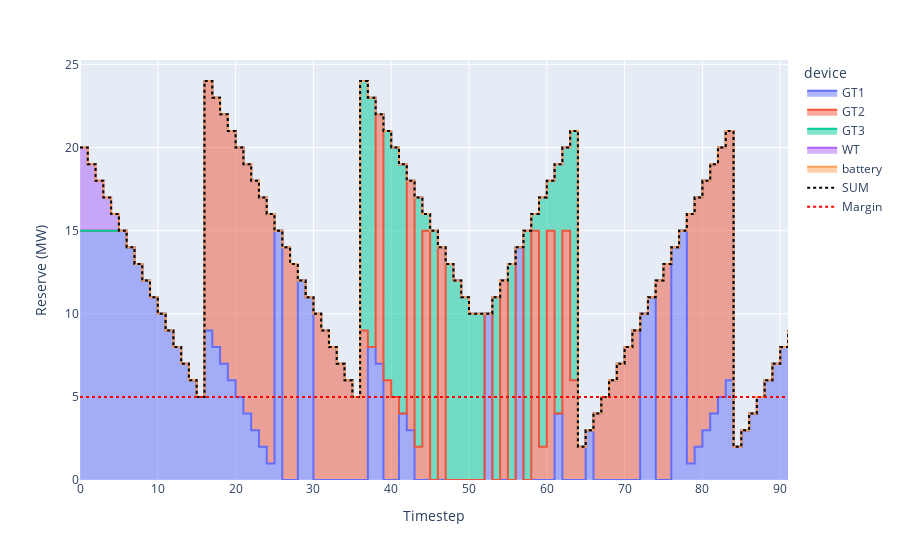

Notebook code for this chart:
### Code cell
oogeso.plots.plotReserve(mc)

### Figure 1 — Plotly figure (JSON) as saved in the notebook; plotly's stock layout.template omitted (floating-point values rounded to 4 significant figures)
{"data": [{"hovertemplate": "device=GT1<br>time=%{x}<br>value=%{y}<extra></extra>", "legendgroup": "GT1", "line": {"color": "#636efa", "shape": "hv"}, "mode": "lines", "name": "GT1", "orientation": "v", "showlegend": true, "stackgroup": "1", "type": "scatter", "x": [0, 1, 2, 3, 4, 5, 6, 7, 8, 9, 10, 11, 12, 13, 14, 15, 16, 17, 18, 19, 20, 21, 22, 23, 24, 25, 26, 27, 28, 29, 30, 31, 32, 33, 34, 35, 36, 37, 38, 39, 40, 41, 42, 43, 44, 45, 46, 47, 48, 49, 50, 51, 52, 53, 54, 55, 56, 57, 58, 59, 60, 61, 62, 63, 64, 65, 66, 67, 68, 69, 70, 71, 72, 73, 74, 75, 76, 77, 78, 79, 80, 81, 82, 83, 84, 85, 86, 87, 88, 89, 90, 91], "xaxis": "x", "y": [15, 15, 15, 15, 15, 15, 14, 13, 12, 11, 10, 9, 8, 7, 6, 5, 9, 8, 7, 6, 5, 4, 3, 2, 1, 15, 0, 0, 12, 11, 0, 0, 0, 0, 0, 0, 0, 8, 7, 0, 0, 4, 3, 0, 0, 0, 0, 0, 0, 0, 0, 0, 10, 0, 0, 0, 14, 0, 0, 0, 0, 4, 0, 0, 0, 3, 0, 0, 0, 0, 0, 0, 10, 11, 0, 0, 14, 15, 1, 2, 3, 4, 5, 6, 2, 3, 4, 5, 6, 7, 8, 9], "yaxis": "y"}, {"hovertemplate": "device=GT2<br>time=%{x}<br>value=%{y}<extra></extra>", "legendgroup": "GT2", "line": {"color": "#EF553B", "shape": "hv"}, "mode": "lines", "name": "GT2", "orientation": "v", "showlegend": true, "stackgroup": "1", "type": "scatter", "x": [0, 1, 2, 3, 4, 5, 6, 7, 8, 9, 10, 11, 12, 13, 14, 15, 16, 17, 18, 19, 20, 21, 22, 23, 24, 25, 26, 27, 28, 29, 30, 31, 32, 33, 34, 35, 36, 37, 38, 39, 40, 41, 42, 43, 44, 45, 46, 47, 48, 49, 50, 51, 52, 53, 54, 55, 56, 57, 58, 59, 60, 61, 62, 63, 64, 65, 66, 67, 68, 69, 70, 71, 72, 73, 74, 75, 76, 77, 78, 79, 80, 81, 82, 83, 84, 85, 86, 87, 88, 89, 90, 91], "xaxis": "x", "y": [0, 0, 0, 0, 0, 0, 0, 0, 0, 0, 0, 0, 0, 0, 0, 0, 15, 15, 15, 15, 15, 15, 15, 15, 15, 0, 14, 13, 0, 0, 10, 9, 8, 7, 6, 5, 9, 0, 15, 6, 5, 0, 15, 2, 15, 0, 14, 0, 0, 0, 0, 0, 0, 0, 12, 0, 0, 0, 15, 2, 15, 0, 15, 6, 2, 0, 4, 5, 6, 7, 8, 9, 0, 0, 12, 13, 0, 0, 15, 15, 15, 15, 15, 15, 0, 0, 0, 0, 0, 0, 0, 0], "yaxis": "y"}, {"hovertemplate": "device=GT3<br>time=%{x}<br>value=%{y}<extra></extra>", "legendgroup": "GT3", "line": {"color": "#00cc96", "shape": "hv"}, "mode": "lines", "name": "GT3", "orientation": "v", "showlegend": true, "stackgroup": "1", "type": "scatter", "x": [0, 1, 2, 3, 4, 5, 6, 7, 8, 9, 10, 11, 12, 13, 14, 15, 16, 17, 18, 19, 20, 21, 22, 23, 24, 25, 26, 27, 28, 29, 30, 31, 32, 33, 34, 35, 36, 37, 38, 39, 40, 41, 42, 43, 44, 45, 46, 47, 48, 49, 50, 51, 52, 53, 54, 55, 56, 57, 58, 59, 60, 61, 62, 63, 64, 65, 66, 67, 68, 69, 70, 71, 72, 73, 74, 75, 76, 77, 78, 79, 80, 81, 82, 83, 84, 85, 86, 87, 88, 89, 90, 91], "xaxis": "x", "y": [0, 0, 0, 0, 0, 0, 0, 0, 0, 0, 0, 0, 0, 0, 0, 0, 0, 0, 0, 0, 0, 0, 0, 0, 0, 0, 0, 0, 0, 0, 0, 0, 0, 0, 0, 0, 15, 15, 0, 15, 15, 15, 0, 15, 1, 15, 0, 13, 12, 11, 10, 10, 0, 11, 0, 13, 0, 15, 1, 15, 3, 15, 5, 15, 0, 0, 0, 0, 0, 0, 0, 0, 0, 0, 0, 0, 0, 0, 0, 0, 0, 0, 0, 0, 0, 0, 0, 0, 0, 0, 0, 0], "yaxis": "y"}, {"hovertemplate": "device=WT<br>time=%{x}<br>value=%{y}<extra></extra>", "legendgroup": "WT", "line": {"color": "#ab63fa", "shape": "hv"}, "mode": "lines", "name": "WT", "orientation": "v", "showlegend": true, "stackgroup": "1", "type": "scatter", "x": [0, 1, 2, 3, 4, 5, 6, 7, 8, 9, 10, 11, 12, 13, 14, 15, 16, 17, 18, 19, 20, 21, 22, 23, 24, 25, 26, 27, 28, 29, 30, 31, 32, 33, 34, 35, 36, 37, 38, 39, 40, 41, 42, 43, 44, 45, 46, 47, 48, 49, 50, 51, 52, 53, 54, 55, 56, 57, 58, 59, 60, 61, 62, 63, 64, 65, 66, 67, 68, 69, 70, 71, 72, 73, 74, 75, 76, 77, 78, 79, 80, 81, 82, 83, 84, 85, 86, 87, 88, 89, 90, 91], "xaxis": "x", "y": [5, 4, 3, 2, 1, 0, 0, 0, 0, 0, 0, 0, 0, 0, 0, 0, 0, 0, 0, 0, 0, -3.553e-15, 3.553e-15, 0, 0, 0, 0, 0, 0, 0, 0, 0, 0, 0, 0, 0, 1.776e-15, 0, 0, 0, 0, 0, 0, 8.882e-16, 0, 0, 0, 0, 0, 0, 0, 0, 0, 0, 0, 0, 0, 0, 0, 8.882e-16, 0, 0, 0, 0, 0, 0, 1.776e-15, 0, 0, 0, 0, 0, 0, 0, 0, 0, 0, 0, 0, 0, 3.553e-15, -3.553e-15, 0, 0, 0, 0, 0, 0, 0, 0, 0, 0], "yaxis": "y"}, {"hovertemplate": "device=battery<br>time=%{x}<br>value=%{y}<extra></extra>", "legendgroup": "battery", "line": {"color": "#FFA15A", "shape": "hv"}, "mode": "lines", "name": "battery", "orientation": "v", "showlegend": true, "stackgroup": "1", "type": "scatter", "x": [0, 1, 2, 3, 4, 5, 6, 7, 8, 9, 10, 11, 12, 13, 14, 15, 16, 17, 18, 19, 20, 21, 22, 23, 24, 25, 26, 27, 28, 29, 30, 31, 32, 33, 34, 35, 36, 37, 38, 39, 40, 41, 42, 43, 44, 45, 46, 47, 48, 49, 50, 51, 52, 53, 54, 55, 56, 57, 58, 59, 60, 61, 62, 63, 64, 65, 66, 67, 68, 69, 70, 71, 72, 73, 74, 75, 76, 77, 78, 79, 80, 81, 82, 83, 84, 85, 86, 87, 88, 89, 90, 91], "xaxis": "x", "y": [0, 0, 0, 0, 0, 0, 0, 0, 0, 0, 0, 0, 0, 0, 0, 0, 0, 0, 0, 0, 0, 0, 0, 0, 0, 0, 0, 0, 0, 0, 0, 0, 0, 0, 0, 0, 0, 0, 0, 0, 0, 0, 0, 0, 0, 0, 0, 0, 0, 0, 0, 0, 0, 0, 0, 0, 0, 0, 0, 0, 0, 0, 0, 0, 0, 0, 0, 0, 0, 0, 0, 0, 0, 0, 0, 0, 0, 0, 0, 0, 0, 0, 0, 0, 0, 0, 0, 0, 0, 0, 0, 0], "yaxis": "y"}, {"line": {"color": "black", "dash": "dot", "shape": "hv"}, "name": "SUM", "type": "scatter", "x": [0, 1, 2, 3, 4, 5, 6, 7, 8, 9, 10, 11, 12, 13, 14, 15, 16, 17, 18, 19, 20, 21, 22, 23, 24, 25, 26, 27, 28, 29, 30, 31, 32, 33, 34, 35, 36, 37, 38, 39, 40, 41, 42, 43, 44, 45, 46, 47, 48, 49, 50, 51, 52, 53, 54, 55, 56, 57, 58, 59, 60, 61, 62, 63, 64, 65, 66, 67, 68, 69, 70, 71, 72, 73, 74, 75, 76, 77, 78, 79, 80, 81, 82, 83, 84, 85, 86, 87, 88, 89, 90, 91], "y": [20, 19, 18, 17, 16, 15, 14, 13, 12, 11, 10, 9, 8, 7, 6, 5, 24, 23, 22, 21, 20, 19.0, 18.0, 17, 16, 15, 14, 13, 12, 11, 10, 9, 8, 7, 6, 5, 24, 23, 22, 21, 20, 19, 18, 17, 16, 15, 14, 13, 12, 11, 10, 10, 10, 11, 12, 13, 14, 15, 16, 17, 18, 19, 20, 21, 2, 3, 4.0, 5, 6, 7, 8, 9, 10, 11, 12, 13, 14, 15, 16, 17, 18.0, 19.0, 20, 21, 2, 3, 4, 5, 6, 7, 8, 9]}, {"line": {"color": "red", "dash": "dot"}, "mode": "lines", "name": "Margin", "type": "scatter", "x": [0, 1, 2, 3, 4, 5, 6, 7, 8, 9, 10, 11, 12, 13, 14, 15, 16, 17, 18, 19, 20, 21, 22, 23, 24, 25, 26, 27, 28, 29, 30, 31, 32, 33, 34, 35, 36, 37, 38, 39, 40, 41, 42, 43, 44, 45, 46, 47, 48, 49, 50, 51, 52, 53, 54, 55, 56, 57, 58, 59, 60, 61, 62, 63, 64, 65, 66, 67, 68, 69, 70, 71, 72, 73, 74, 75, 76, 77, 78, 79, 80, 81, 82, 83, 84, 85, 86, 87, 88, 89, 90, 91], "y": [5, 5, 5, 5, 5, 5, 5, 5, 5, 5, 5, 5, 5, 5, 5, 5, 5, 5, 5, 5, 5, 5, 5, 5, 5, 5, 5, 5, 5, 5, 5, 5, 5, 5, 5, 5, 5, 5, 5, 5, 5, 5, 5, 5, 5, 5, 5, 5, 5, 5, 5, 5, 5, 5, 5, 5, 5, 5, 5, 5, 5, 5, 5, 5, 5, 5, 5, 5, 5, 5, 5, 5, 5, 5, 5, 5, 5, 5, 5, 5, 5, 5, 5, 5, 5, 5, 5, 5, 5, 5, 5, 5]}], "layout": {"autosize": true, "legend": {"title": {"text": "device"}, "tracegroupgap": 0}, "margin": {"t": 60}, "xaxis": {"anchor": "y", "autorange": true, "domain": [0, 1], "range": [0, 91], "title": {"text": "Timestep"}, "type": "linear"}, "yaxis": {"anchor": "x", "autorange": true, "domain": [0, 1], "range": [0, 25.26], "title": {"text": "Reserve (MW)"}, "type": "linear"}}}
